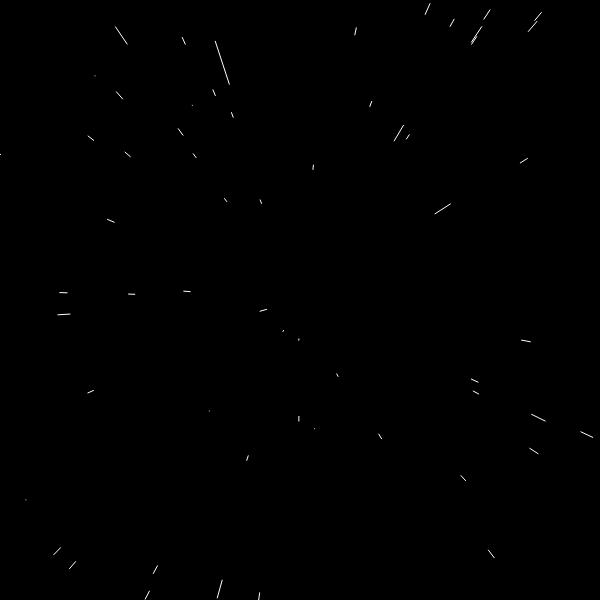
Frame 1 (no input)
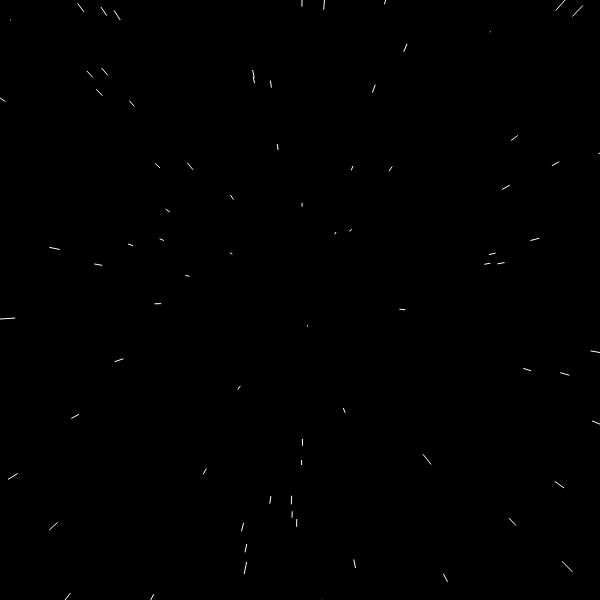
Frame 60 (no input)
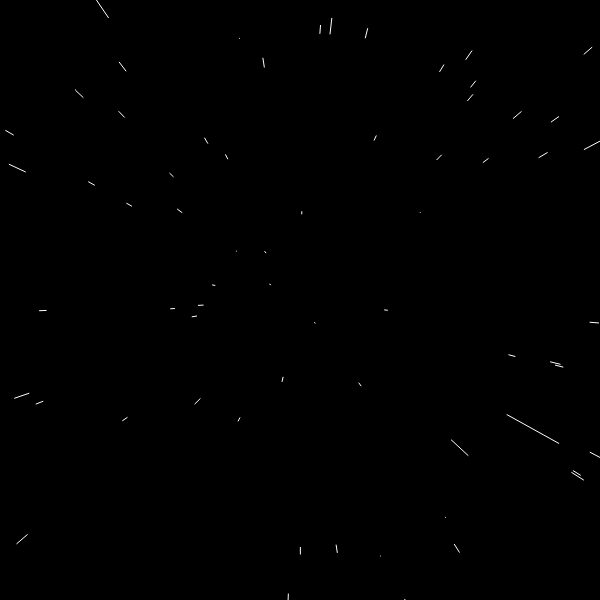
Frame 120 (the mouse pressed at the canvas centre since frame 60)

The p5.js sketch that drew these frames (run headless with seeded random() and noise() and a simulated clock; from frame 60 on, the mouse is pressed at the canvas centre):

// p5.js sketch
// ── sketch.js


const stars = [];
let speed = 15;

let slider;
let p;

function setup() {
    createCanvas(600, 600);
    for (let i = 0; i < 800; i++) {
        stars[i] = new Star();
    }
    slider = createSlider(0, 50, speed, 1);
    p = createP('');
}

function draw() {
    // speed = map(mouseX, 0, width, 0, 50);
    speed = slider.value();
    p.html(`Speed: ${speed}`);
    
    background(0);
    translate(width / 2, height / 2);
    for (let i = 0; i < stars.length; i++) {
        stars[i].update();
        stars[i].show();
    }
    
}

// ── star.js

class Star {
    
    constructor() {
        this.x = random(-width, width);
        this.y = random(-height, height);
        this.z = random(width);
        this.pz = this.z;
    }

    update() {
        this.z = this.z - speed;
        if (this.z < 1) {
            this.z = width;
            this.x = random(-width, width);
            this.y = random(-height, height);
            this.pz= this.z;
        }
    }

    show() {
        fill(255);
        noStroke();
        const sx = map(this.x / this.z, 0, 1, 0, width);
        const sy = map(this.y / this.z, 0, 1, 0, height);
        const r = map(this.z, 0, width, 16, 0);
        // ellipse(sx, sy, r, r);
        const px = map(this.x / this.pz, 0, 1, 0, width);
        const py = map(this.y / this.pz, 0, 1, 0, height);
        this.pz = this.z;

        stroke(255);
        line(px, py, sx, sy);
    }

}
